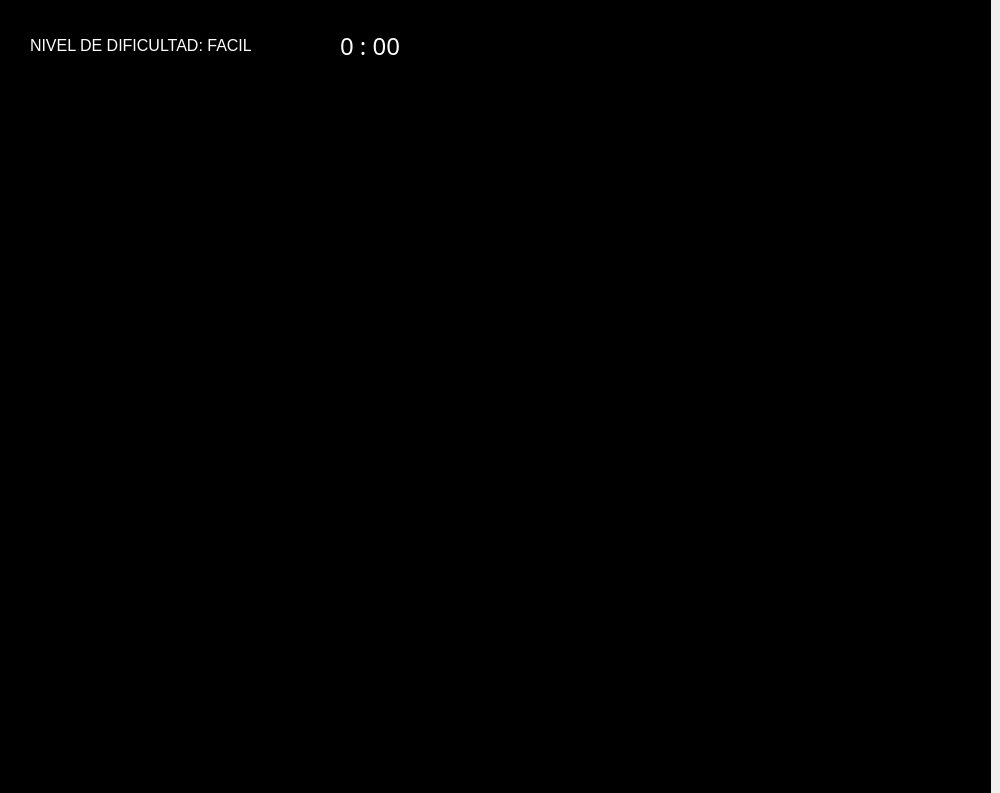
<?xml version="1.0" encoding="UTF-8"?>
<ui version="4.0">
 <class>MainWindow</class>
 <widget class="QMainWindow" name="MainWindow">
  <property name="geometry">
   <rect>
    <x>0</x>
    <y>0</y>
    <width>1000</width>
    <height>793</height>
   </rect>
  </property>
  <property name="windowTitle">
   <string>MainWindow</string>
  </property>
  <widget class="QWidget" name="centralwidget">
   <widget class="QLabel" name="label">
    <property name="geometry">
     <rect>
      <x>-30</x>
      <y>-40</y>
      <width>1021</width>
      <height>881</height>
     </rect>
    </property>
    <property name="styleSheet">
     <string notr="true">QLabel{

	background:black;

}</string>
    </property>
    <property name="text">
     <string/>
    </property>
   </widget>
   <widget class="QLabel" name="label_2">
    <property name="geometry">
     <rect>
      <x>340</x>
      <y>20</y>
      <width>131</width>
      <height>51</height>
     </rect>
    </property>
    <property name="font">
     <font>
      <family>Gadugi</family>
      <pointsize>-1</pointsize>
     </font>
    </property>
    <property name="styleSheet">
     <string notr="true">QLabel{
	color:white;
	font-size: 24px;
}	</string>
    </property>
    <property name="text">
     <string>0 : 00</string>
    </property>
   </widget>
   <widget class="QLabel" name="label_3">
    <property name="geometry">
     <rect>
      <x>270</x>
      <y>0</y>
      <width>51</width>
      <height>91</height>
     </rect>
    </property>
    <property name="text">
     <string>&lt;html&gt;&lt;head/&gt;&lt;body&gt;&lt;p&gt;&lt;img src=&quot;:/iconospag2/relojr7.png&quot;/&gt;&lt;/p&gt;&lt;/body&gt;&lt;/html&gt;</string>
    </property>
   </widget>
   <widget class="QLabel" name="label_4">
    <property name="geometry">
     <rect>
      <x>30</x>
      <y>-40</y>
      <width>221</width>
      <height>171</height>
     </rect>
    </property>
    <property name="styleSheet">
     <string notr="true">QLabel{

	color:white;
	font-size:16px;
}
</string>
    </property>
    <property name="text">
     <string>NIVEL DE DIFICULTAD: FACIL</string>
    </property>
   </widget>
  </widget>
 </widget>
 <resources>
  <include location="Recursos/iconospag2.qrc"/>
 </resources>
 <connections/>
</ui>
